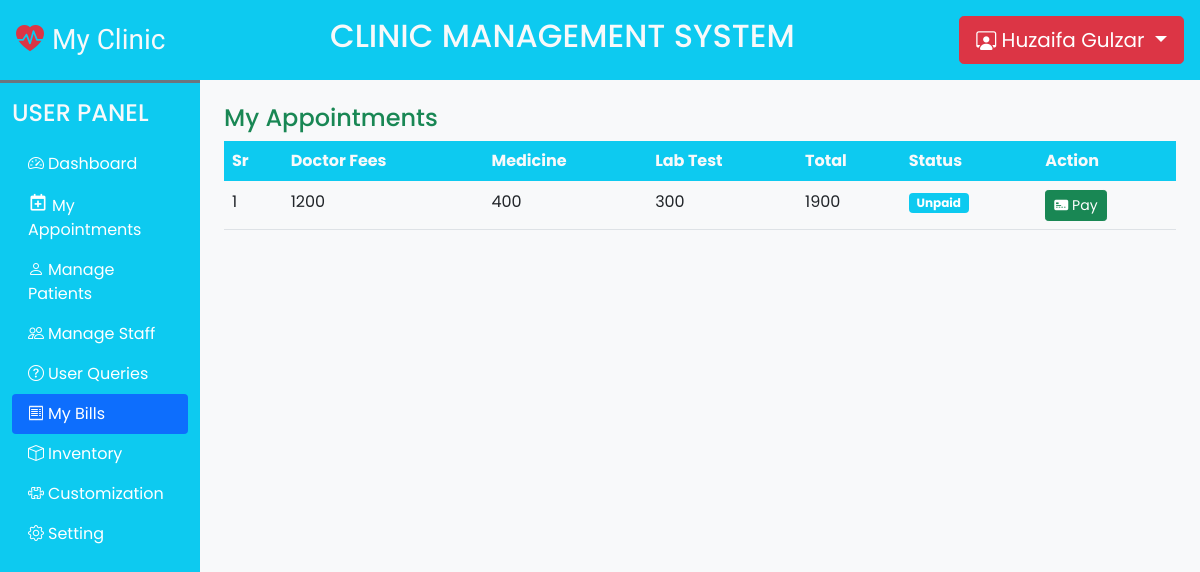
Screenshot of /patient/bill_list.php (signed in) with the database file from the repository.
### tables this page shows
CREATE TABLE `bills` (
  `bill_id` int(11) NOT NULL,
  `doc_fees` int(20) NOT NULL,
  `medicine` int(20) NOT NULL,
  `lab_test` int(20) NOT NULL,
  `total` int(50) NOT NULL,
  `patient_id` bigint(20) NOT NULL,
  `date` date NOT NULL DEFAULT current_timestamp(),
  `status` tinyint(4) NOT NULL DEFAULT 0
);

### patient/partials/db_config.php (called while the page is built, shortened)
<?php
function select($sql, $values, $datatype){
  $con = $GLOBALS['con'];
  if($stmt = mysqli_prepare($con, $sql)){
    mysqli_stmt_bind_param($stmt, $datatype, ...$values);
    if(mysqli_stmt_execute($stmt)){
      $res = mysqli_stmt_get_result($stmt);
      return $res;
    }
    else{
      die("Query Can not be Executed- SELECT");
    }
  }
  else{
    die("Query Can not be Prepared- SELECT");
  }
}
?>

### patient/bill_list.php (the view, shortened to what this page needs)
<?php
  require("partials/db_config.php");
  $patient_id = $_SESSION['userId'];
?>
<!DOCTYPE html>
<html lang="en">
<head>
  <?php require('partials/links.php');?>
</head>
<body class="bg-light">
  <?php require('partials/header.php');?>
  <div class="container-fluid" id="menu-content">
    <div class="row">
      <div class="col-lg-10 ms-auto p-4">
        <h4 class="text-success">My Appointments</h4>
        <div class="col-md-12">
                  <div class="table">
                      <table class="table table-hover">
                          <thead class="bg-info text-light">
                              <tr>
                                  <th>Sr</th>
                                  <th>Doctor Fees</th>
                                  <th>Medicine</th>
                                  <th>Lab Test</th>
                                  <th>Total</th>
                                  <th>Status</th>
                                  <th>Action</th>
                              </tr>
                          </thead>
                          <tbody>
                              <?php
                              $bill_q = "SELECT * FROM `bills` WHERE `patient_id` = ? ORDER BY `date` DESC";
                              $bill_val = [$patient_id];
                              $bill_res = select($bill_q, $bill_val, 'i');
                              $i = 1;
                              if ($bill_res) {
                                  while ($row = mysqli_fetch_assoc($bill_res)) {
                                      $status = ($row['status'] == 0) ? '<span class="badge bg-info text-white">Unpaid</span>' : '<span class="badge bg-success text-white">Paid</span>';
                                      echo '
                                      <tr>
                                          <td>' . $i . '</td>
                                          <td>' . $row['doc_fees'] . '</td>
                                          <td>' . $row['medicine'] . '</td>
                                          <td>' . $row['lab_test'] . '</td>
                                          <td>' . $row['total'] . '</td>
                                          <td>' . $status . '</td>
                                          <td>
                                           <a href="pay_bill.php?'.$row['bill_id'].'" class="btn btn-success btn-sm"><i class="bi bi-credit-card-2-front-fill"></i> Pay</a>
                                          </td>
                                      </tr>';
                                      $i++;
                                  }
                              }
                              ?>
                          </tbody>
                      </table>
                  </div>
                </div>
      </div>
    </div>
  </div>
</body>
</html>

### patient/css/style.css (style rules this page uses)
* { font-family: 'Poppins', sans-serif; }

### patient/css/common.css (style rules this page uses)
:root { --button_color:#6c757d; --button_color_hover:#adb5bd; }

### rows the page displays
bills: doc_fees "1200", medicine "400", lab_test "300", total "1900", status "Unpaid"

### other values shown
$_SESSION['username'] "Huzaifa Gulzar"
